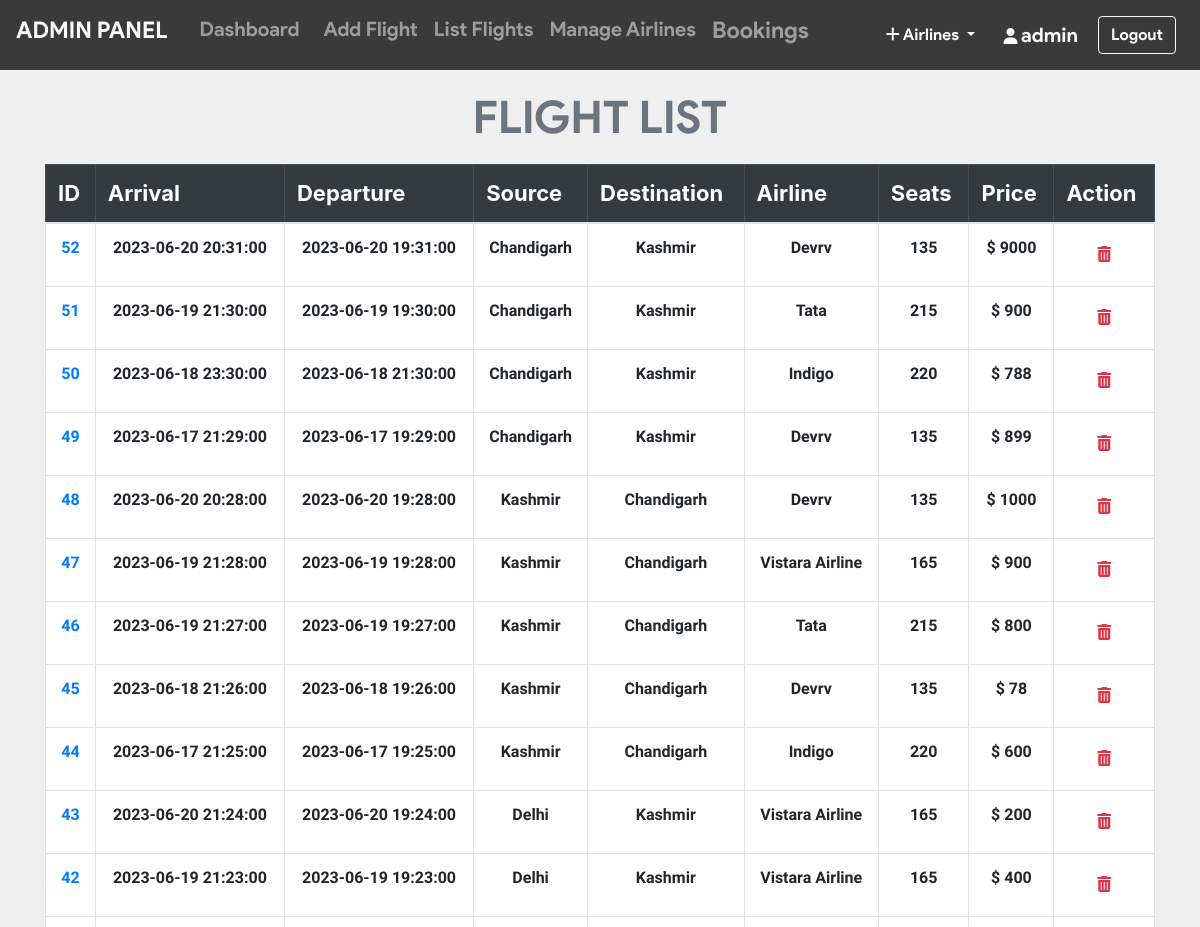
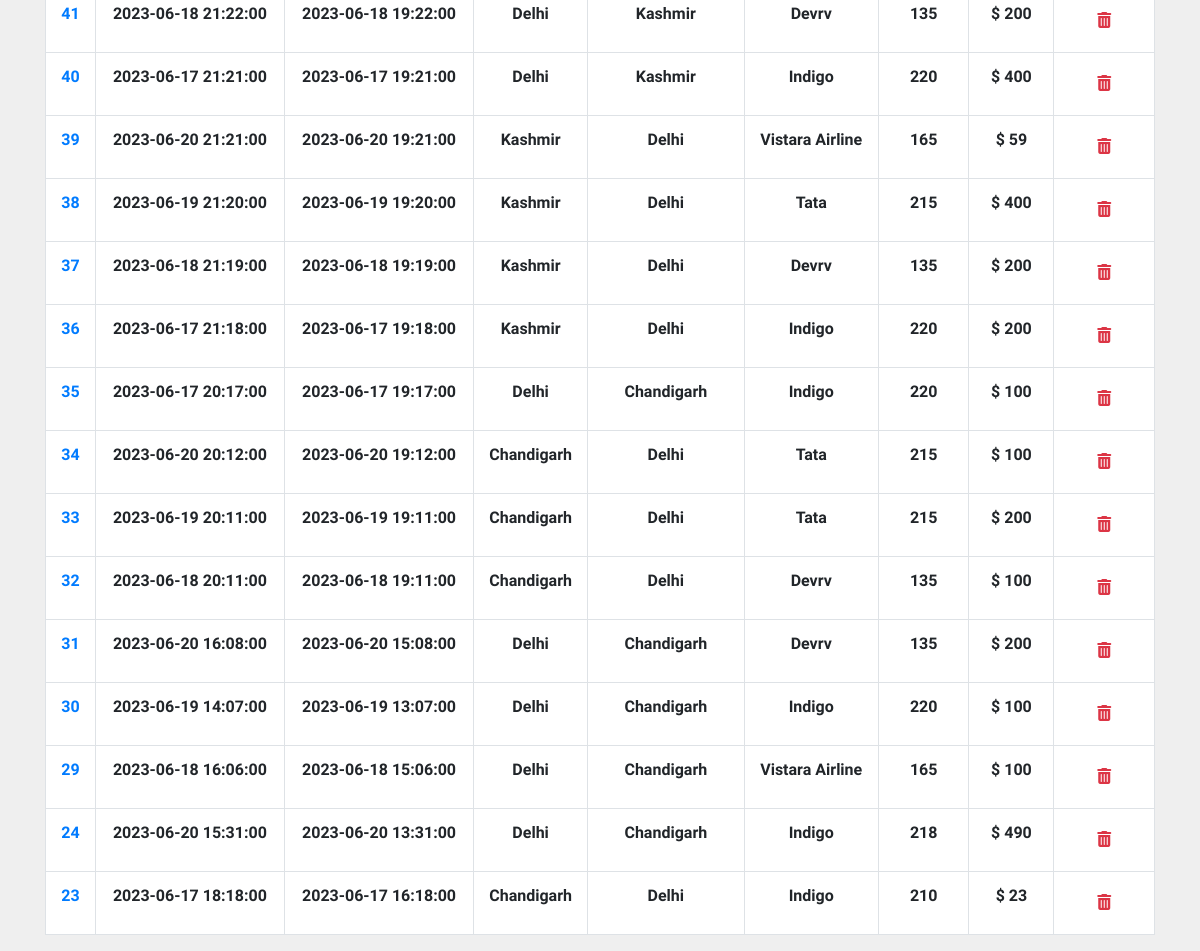
The app's page /admin/all_flights.php (signed in) with its own data (2 pictures, top to bottom).
### tables this page shows
CREATE TABLE `flight` (
  `flight_id` int(11) NOT NULL,
  `admin_id` int(11) NOT NULL,
  `arrivale` datetime NOT NULL,
  `departure` datetime NOT NULL,
  `Destination` varchar(20) NOT NULL,
  `source` varchar(20) NOT NULL,
  `airline` varchar(20) NOT NULL,
  `Seats` varchar(110) NOT NULL,
  `duration` varchar(20) NOT NULL,
  `Price` int(11) NOT NULL,
  `status` varchar(6) DEFAULT NULL,
  `issue` varchar(50) DEFAULT NULL,
  `last_seat` varchar(5) DEFAULT '',
  `bus_seats` int(11) DEFAULT 20,
  `last_bus_seat` varchar(5) DEFAULT ''
);

### admin/all_flights.php (the view, shortened to what this page needs)
<?php include_once 'header.php'; ?>
<?php include_once 'footer.php';
require '../helpers/init_conn_db.php';?>
    <main>
        <?php if(isset($_SESSION['adminId'])) { ?>
          <div class="container-md mt-2">
            <h1 class="display-4 text-center text-secondary"
              >FLIGHT LIST</h1>
            <table class="table table-bordered">
              <thead class="table-dark">
                <tr>
                  <th scope="col">ID</th>
                  <th scope="col">Arrival</th>
                  <th scope="col">Departure</th>
                  <th scope="col">Source</th>
                  <th scope="col">Destination</th>
                  <th scope="col">Airline</th>
                  <th scope="col">Seats</th>
                  <th scope="col">Price</th>
                  <th scope="col">Action</th>
                </tr>
              </thead>
              <tbody>
                <?php
                $sql = 'SELECT * FROM Flight ORDER BY flight_id DESC';
                $stmt = mysqli_stmt_init($conn);
                mysqli_stmt_prepare($stmt,$sql);
                mysqli_stmt_execute($stmt);
                $result = mysqli_stmt_get_result($stmt);
                while ($row = mysqli_fetch_assoc($result)) {
                  echo "
                  <tr class='text-center'>
                    <td scope='row'>
                      <a href='pass_list.php?flight_id=".$row['flight_id']."'>
                      ".$row['flight_id']." </a> </td>
                    <td>".$row['arrivale']."</td>
                    <td>".$row['departure']."</td>
                    <td>".$row['source']."</td>
                    <td>".$row['Destination']."</td>
                    <td>".$row['airline']."</td>
                    <td>".$row['Seats']."</td>
                    <td>$ ".$row['Price']."</td>
                    <td>
                    <form action='all_flights.php' method='post'>
                      <input name='flight_id' type='hidden' value=".$row['flight_id'].">
                      <button  class='btn' type='submit' name='del_flight'>
                      <i class='text-danger fa fa-trash'></i></button>
                    </form>
                    </td>
                  </tr>
                  ";
                }
                ?>
              </tbody>
            </table>
          </div>
        <?php } ?>
    </main>

### admin/header.php (shortened to what this page needs)
<!doctype html>
<html lang="en">
    <head>
        <link rel="stylesheet" href="https://stackpath.bootstrapcdn.com/font-awesome/4.7.0/css/font-awesome.min.css">
        <link rel="stylesheet" href="https://stackpath.bootstrapcdn.com/bootstrap/4.5.2/css/bootstrap.min.css">
    </head>
    <body>
        <nav class="navbar navbar-custom navbar-expand-lg navbar-dark">
          <a class="navbar-brand text-light" href="index.php"><h4>ADMIN PANEL</h4></a>
        <div class="collapse navbar-collapse" id="navbarSupportedContent">
          <?php
              if(isset($_SESSION['adminId'])) { ?>
                <ul class="navbar-nav mr-auto">
                <li class="nav-item">
                    <a class="nav-link" href="index.php">
                      <h5 class="ml-2"> Dashboard</h5>
                    </a>
                  </li>
                  <li class="nav-item">
                    <a class="nav-link" href="flight.php">
                      <h5 class="ml-2"> Add Flight</h5>
                    </a>
                  </li>
                  <li class="nav-item">
                    <a class="nav-link" href="all_flights.php">
                      <h5>List Flights</h5>
                    </a>
                  </li>
                  <li class="nav-item">
                    <a class="nav-link" href="list_airlines.php">
                      <h5>Manage Airlines</h5>
                    </a>
                  </li>
                  <li class="nav-item">
                    <a class="nav-link" href="conu.php">
                      <h4>Bookings</h4>
                    </a>
                  </li>
                </ul>
                <ul class="nav navbar-nav navbar-right">
                  <li class="nav-item">
                    <div class="dropdown mt-2">
                      <button class="btn bg-transparent dropdown-toggle text-white" type="button"
                        id="dropdownMenuButton" data-toggle="dropdown"
                          aria-haspopup="true" aria-expanded="false">
                        <i class="fa fa-plus text-white"></i> Airlines </td>
                      </button>
                    </div>
                  </li>
                  <li class="nav-item  p-1 border-light ">
                      <a class="nav-link" href="">
                          <i class="ml-1 fa fa-user text-light"></i>
                          <span class="nav_link text-light"
                            style="font-size: 20px;">
                          <?php echo  $_SESSION['adminUname']; ?>
                          </span>
                      </a>
                  </li>
                </ul>
                <form action="../includes/logout.inc.php" method="POST">
                <button class="btn btn-outline-light m-2" type="submit">
                    Logout </button>
                </form>
            </div>
            <?php } ?>
        </nav>

### admin/footer.php (shortened to what this page needs)
  </body>
</html>

### admin/header.php (style rules this page uses)
.navbar-custom { background-color: #3a3a3a; font-family: 'product sans', cursive; }
h4 { font-size: 23px !important; }

### admin/all_flights.php (style rules this page uses)
table { background-color: white; }
h1 { margin-top: 20px; margin-bottom: 20px; font-family: 'product sans'; font-size: 45px !important; font-weight: lighter; }
body { background-color: #efefef; }
th { font-size: 22px; }
td { margin-top: 10px !important; font-size: 16px; font-weight: bold; font-family: 'Assistant', sans-serif !important; }

### records on screen
flight: flight_id "52", arrivale "2023-06-20 20:31:00", departure "2023-06-20 19:31:00", source "Chandigarh", Destination "Kashmir", airline "Devrv", Seats "135", Price "9000"
flight: flight_id "51", arrivale "2023-06-19 21:30:00", departure "2023-06-19 19:30:00", source "Chandigarh", Destination "Kashmir", airline "Tata", Seats "215", Price "900"
flight: flight_id "50", arrivale "2023-06-18 23:30:00", departure "2023-06-18 21:30:00", source "Chandigarh", Destination "Kashmir", airline "Indigo", Seats "220", Price "788"
flight: flight_id "49", arrivale "2023-06-17 21:29:00", departure "2023-06-17 19:29:00", source "Chandigarh", Destination "Kashmir", airline "Devrv", Seats "135", Price "899"
flight: flight_id "48", arrivale "2023-06-20 20:28:00", departure "2023-06-20 19:28:00", source "Kashmir", Destination "Chandigarh", airline "Devrv", Seats "135", Price "1000"
flight: flight_id "47", arrivale "2023-06-19 21:28:00", departure "2023-06-19 19:28:00", source "Kashmir", Destination "Chandigarh", airline "Vistara Airline", Seats "165", Price "900"
flight: flight_id "46", arrivale "2023-06-19 21:27:00", departure "2023-06-19 19:27:00", source "Kashmir", Destination "Chandigarh", airline "Tata", Seats "215", Price "800"
flight: flight_id "45", arrivale "2023-06-18 21:26:00", departure "2023-06-18 19:26:00", source "Kashmir", Destination "Chandigarh", airline "Devrv", Seats "135", Price "78"
flight: flight_id "44", arrivale "2023-06-17 21:25:00", departure "2023-06-17 19:25:00", source "Kashmir", Destination "Chandigarh", airline "Indigo", Seats "220", Price "600"
flight: flight_id "43", arrivale "2023-06-20 21:24:00", departure "2023-06-20 19:24:00", source "Delhi", Destination "Kashmir", airline "Vistara Airline", Seats "165", Price "200"
flight: flight_id "42", arrivale "2023-06-19 21:23:00", departure "2023-06-19 19:23:00", source "Delhi", Destination "Kashmir", airline "Vistara Airline", Seats "165", Price "400"
flight: flight_id "41", arrivale "2023-06-18 21:22:00", departure "2023-06-18 19:22:00", source "Delhi", Destination "Kashmir", airline "Devrv", Seats "135", Price "200"
flight: flight_id "40", arrivale "2023-06-17 21:21:00", departure "2023-06-17 19:21:00", source "Delhi", Destination "Kashmir", airline "Indigo", Seats "220", Price "400"
flight: flight_id "39", arrivale "2023-06-20 21:21:00", departure "2023-06-20 19:21:00", source "Kashmir", Destination "Delhi", airline "Vistara Airline", Seats "165", Price "59"
flight: flight_id "38", arrivale "2023-06-19 21:20:00", departure "2023-06-19 19:20:00", source "Kashmir", Destination "Delhi", airline "Tata", Seats "215", Price "400"
flight: flight_id "37", arrivale "2023-06-18 21:19:00", departure "2023-06-18 19:19:00", source "Kashmir", Destination "Delhi", airline "Devrv", Seats "135", Price "200"
flight: flight_id "36", arrivale "2023-06-17 21:18:00", departure "2023-06-17 19:18:00", source "Kashmir", Destination "Delhi", airline "Indigo", Seats "220", Price "200"
flight: flight_id "35", arrivale "2023-06-17 20:17:00", departure "2023-06-17 19:17:00", source "Delhi", Destination "Chandigarh", airline "Indigo", Seats "220", Price "100"
flight: flight_id "34", arrivale "2023-06-20 20:12:00", departure "2023-06-20 19:12:00", source "Chandigarh", Destination "Delhi", airline "Tata", Seats "215", Price "100"
flight: flight_id "33", arrivale "2023-06-19 20:11:00", departure "2023-06-19 19:11:00", source "Chandigarh", Destination "Delhi", airline "Tata", Seats "215", Price "200"
flight: flight_id "32", arrivale "2023-06-18 20:11:00", departure "2023-06-18 19:11:00", source "Chandigarh", Destination "Delhi", airline "Devrv", Seats "135", Price "100"
flight: flight_id "31", arrivale "2023-06-20 16:08:00", departure "2023-06-20 15:08:00", source "Delhi", Destination "Chandigarh", airline "Devrv", Seats "135", Price "200"
flight: flight_id "30", arrivale "2023-06-19 14:07:00", departure "2023-06-19 13:07:00", source "Delhi", Destination "Chandigarh", airline "Indigo", Seats "220", Price "100"
flight: flight_id "29", arrivale "2023-06-18 16:06:00", departure "2023-06-18 15:06:00", source "Delhi", Destination "Chandigarh", airline "Vistara Airline", Seats "165", Price "100"
flight: flight_id "24", arrivale "2023-06-20 15:31:00", departure "2023-06-20 13:31:00", source "Delhi", Destination "Chandigarh", airline "Indigo", Seats "218", Price "490"
flight: flight_id "23", arrivale "2023-06-17 18:18:00", departure "2023-06-17 16:18:00", source "Chandigarh", Destination "Delhi", airline "Indigo", Seats "210", Price "23"

### other values on screen
$_SESSION['adminUname'] "admin"
